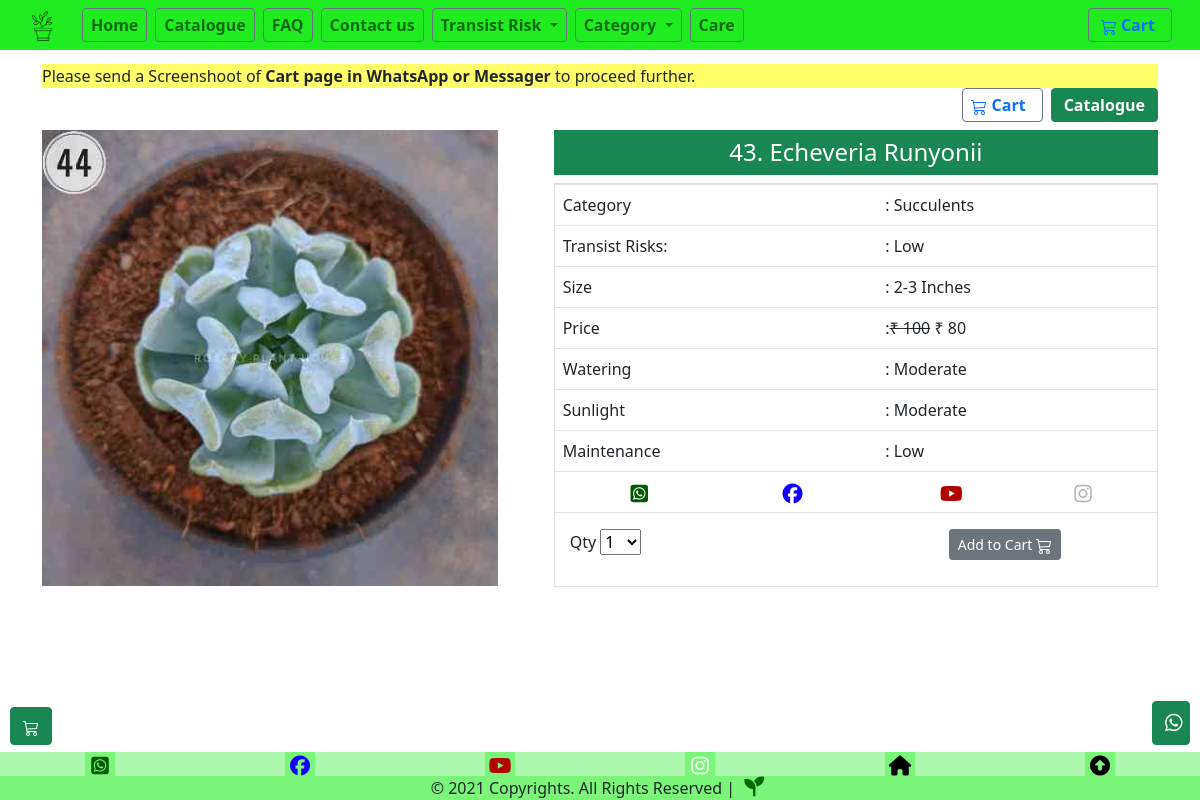
The page /echeveria-runyonii on the database as committed earlier.
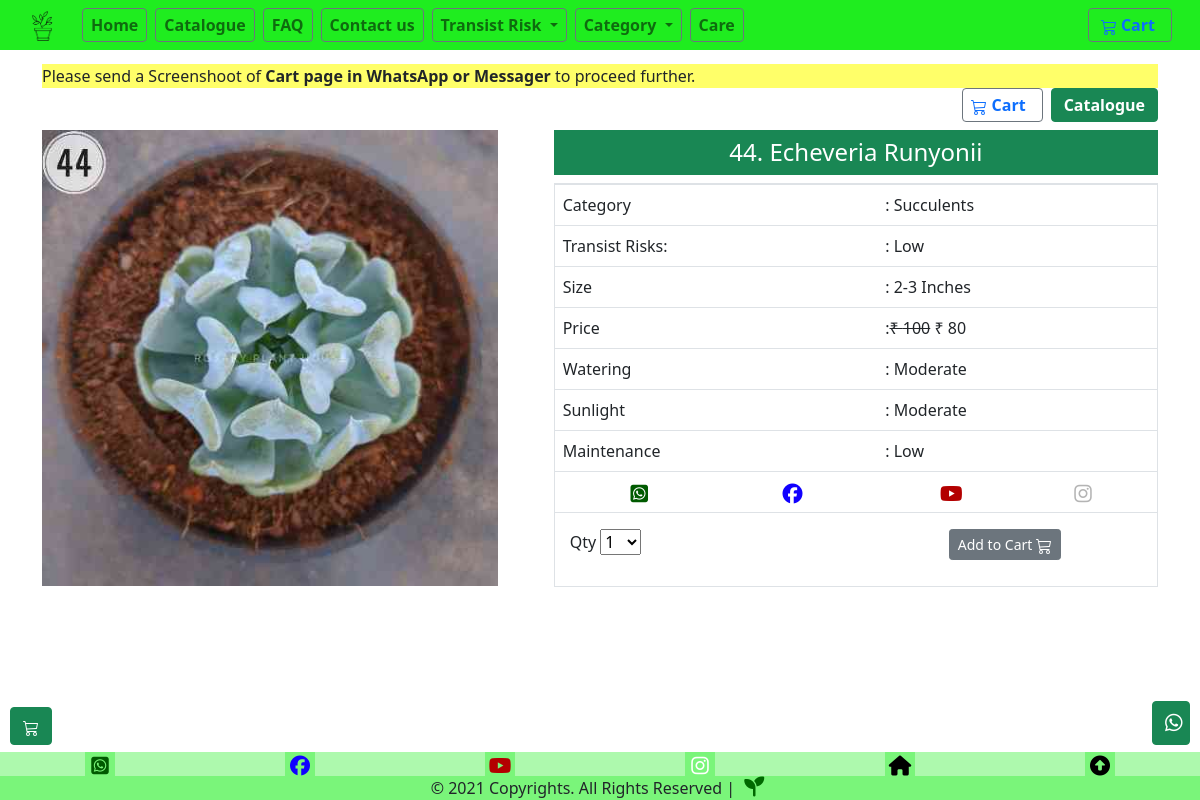
The same page on the database as committed later.
### store/models.py (models this page shows, shortened)
class Product(models.Model):
    pid=models.IntegerField(null=False)
    category = models.ForeignKey(Category, related_name='product', on_delete=models.CASCADE,default=7)
    risk = models.ForeignKey(Risk, related_name='product', on_delete=models.CASCADE,default=1)
    created_by = models.ForeignKey(User, on_delete=models.CASCADE, related_name='product_creator',default=1)
    title = models.CharField(max_length=255)
    Nickname=models.CharField(max_length=255)
    author = models.CharField(max_length=255, default='admin')
    description = models.TextField(blank=True)
    image = models.ImageField(upload_to='images/', default='images/default.png')
    slug = models.SlugField(max_length=255)
    size=models.CharField(max_length=255, default="2-3")
    price = models.IntegerField(default=0)
    disprice = models.IntegerField(default=0)
    orgprice = models.IntegerField(default=0)
    in_stock = models.BooleanField(default=True)
    indoor = models.BooleanField(default=False)
    mother = models.BooleanField(default=False)
    is_active = models.BooleanField(default=True)
    created = models.DateTimeField(auto_now_add=True)
    updated = models.DateTimeField(auto_now=True)
    objects = models.Manager()
    sun = models.ForeignKey(Sun, related_name='product', on_delete=models.CASCADE,default=1)
    Watering = models.ForeignKey(Watering, related_name='product', on_delete=models.CASCADE,default=1)
    products = ProductManager()
    maintenance = models.ForeignKey(maintenance, related_name='product', on_delete=models.CASCADE,default=1)
    tag = models.CharField(max_length=20, choices=TAG_CHOICES, default='None')
    class Meta:
        verbose_name_plural = 'Products'
        ordering = ('-created',)
    def get_absolute_url(self):
        return reverse('store:product_detail', args=[self.slug])

class Category(models.Model):
    name = models.CharField(max_length=255, db_index=True)
    slug = models.SlugField(max_length=255, unique=True)
    class Meta:
        verbose_name_plural = 'categories'
    def __str__(self):
        return self.name

class Risk(models.Model):
    name = models.CharField(max_length=255, db_index=True)
    slug = models.SlugField(max_length=255, unique=True)
    class Meta:
        verbose_name_plural = 'risks'
    def __str__(self):
        return self.name

class Watering(models.Model):
    name = models.CharField(max_length=255, db_index=True)
    slug = models.SlugField(max_length=255, unique=True)
    class Meta:
        verbose_name_plural = 'waterings'
    def __str__(self):
        return self.name

class Sun(models.Model):
    name = models.CharField(max_length=255, db_index=True)
    slug = models.SlugField(max_length=255, unique=True)
    class Meta:
        verbose_name_plural = 'suns'
    def __str__(self):
        return self.name

class maintenance(models.Model):
    name = models.CharField(max_length=255, db_index=True)
    slug = models.SlugField(max_length=255, unique=True)
    class Meta:
        verbose_name_plural = 'maintenances'
    def __str__(self):
        return self.name

### store/views.py (the view)
# urls.py: path('<slug:slug>', views.product_detail, name='product_detail'),
def product_detail(request, slug):
    product = get_object_or_404(Product, slug=slug, in_stock=True)
    return render(request, 'store/products/single.html', {'product': product})

### basket/basket.py (called while the page is built)
    def __len__(self):
        return sum(item['qty'] for item in self.basket.values())

### basket/context_processors.py (called while the page is built)
def basket(request):
    return {'basket': Basket(request)}

### store/context_processors.py (called while the page is built)
def categories(request):
    Product.objects.update(price=F('orgprice')-F('disprice'))
    return {
        'categories': Category.objects.all()
    }

### templates/store/products/single.html (shortened to what the changed rows need)
{% extends "store/base.html" %}
{% load static %}
{% block content %}
{% load mathfilters %}
<div class="container mt-3">
    <main class="pt-5">
        <div class="row g-3">
            <div class="col-md-5 col-lg-5 order-md-first">
                <img class="img-fluid mx-auto d-block w-100" width="200px" alt="Responsive image" src="{{ product.image.url }}">
            </div>
            <div class="col-md-7 col-lg-7 ps-md-3 ps-lg-5">
                <div class="card-text text-center py-2  px-0 m-0 h4 bg-success text-white">
                    {{product.pid}}. {{ product.title }}
                </div>
                <div class="border mt-2 pb-0">
                        <div class="row ">
                            <div class="col-12 pb-0">
                                <table class="table table-hover">
                                    <tbody>
                                    <tr>
                                        <td>Category</td>
                                        <td>: {{ product.category }}</td>
                                    </tr>
                                    <tr>
                                        <td>Transist Risks:</td>
                                        <td>: {{product.risk}}</td>
                                    </tr>
                                    <tr>
                                        <td>Size</td>
                                        <td>: {{product.size}} Inches</td>
                                    </tr>
                                    <tr>
                                        <td>Price</td>
                                        <td>:<strike>&#8377; {{ product.orgprice}}</strike> &#8377; {{ product.price }}
                                        </td>
                                    </tr>
                                    <tr>
                                        <td>Watering</td>
                                        <td>: {{product.Watering}}</td>
                                    </tr>
                                    <tr>
                                        <td>Sunlight</td>
                                        <td>: {{product.sun}}</td>
                                    </tr>
                                    <tr>
                                      <td>Maintenance</td>
                                      <td>: {{product.maintenance}}</td>
                                    </tr>
                                    </tbody>
                                  </table>
                            </div>
                        </div>
                    <div class="col">
                    </div>
                </div>
            </div>
        </div>
        <br>
        <br>
        <br>
        <br>
        <br>
    </main>
</div>
{% endblock %}

Rows that differ between the two databases and show on the page:
changed Product "Echeveria Runyonii": pid "43" → "44"
